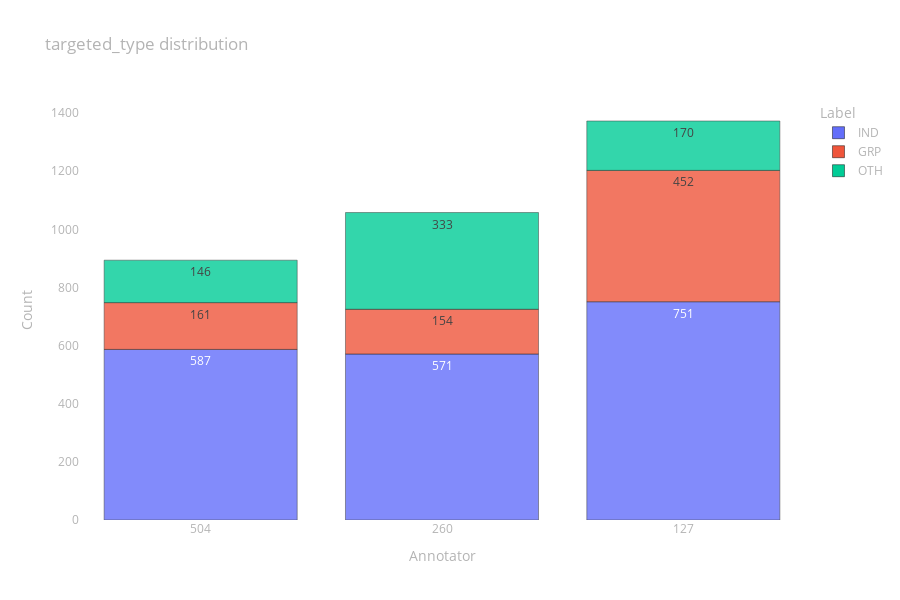

Notebook cell for this chart:
### Code cell
fig = px.bar(
    data_frame=prepare_data_to_px(targeted_type),
    x="Annotator", y="Count", color="Label", opacity=0.8,
    height=600, text="Count", title="targeted_type distribution")

fig.update_layout(layout)

fig.show()

### Figure 1 — Plotly figure (JSON) as saved in the notebook; plotly's stock layout.template omitted (floating-point values rounded to 4 significant figures)
{"data": [{"alignmentgroup": "True", "hovertemplate": "Label=IND<br>Annotator=%{x}<br>Count=%{text}<extra></extra>", "legendgroup": "IND", "marker": {"color": "#636efa", "opacity": 0.8, "pattern": {"shape": ""}}, "name": "IND", "offsetgroup": "IND", "orientation": "v", "showlegend": true, "text": [587, 571, 751], "textposition": "auto", "type": "bar", "x": [504, 260, 127], "xaxis": "x", "y": [587, 571, 751], "yaxis": "y"}, {"alignmentgroup": "True", "hovertemplate": "Label=GRP<br>Annotator=%{x}<br>Count=%{text}<extra></extra>", "legendgroup": "GRP", "marker": {"color": "#EF553B", "opacity": 0.8, "pattern": {"shape": ""}}, "name": "GRP", "offsetgroup": "GRP", "orientation": "v", "showlegend": true, "text": [161, 154, 452], "textposition": "auto", "type": "bar", "x": [504, 260, 127], "xaxis": "x", "y": [161, 154, 452], "yaxis": "y"}, {"alignmentgroup": "True", "hovertemplate": "Label=OTH<br>Annotator=%{x}<br>Count=%{text}<extra></extra>", "legendgroup": "OTH", "marker": {"color": "#00cc96", "opacity": 0.8, "pattern": {"shape": ""}}, "name": "OTH", "offsetgroup": "OTH", "orientation": "v", "showlegend": true, "text": [146, 333, 170], "textposition": "auto", "type": "bar", "x": [504, 260, 127], "xaxis": "x", "y": [146, 333, 170], "yaxis": "y"}], "layout": {"barmode": "relative", "font": {"color": "rgb(180,180,180)"}, "height": 600, "legend": {"title": {"text": "Label"}, "tracegroupgap": 0}, "paper_bgcolor": "rgba(0,0,0,0)", "plot_bgcolor": "rgba(0,0,0,0)", "title": {"text": "targeted_type distribution"}, "xaxis": {"anchor": "y", "domain": [0, 1], "showgrid": false, "title": {"text": "Annotator"}, "type": "category", "zeroline": false}, "yaxis": {"anchor": "x", "domain": [0, 1], "showgrid": false, "title": {"text": "Count"}, "zeroline": false}}}
